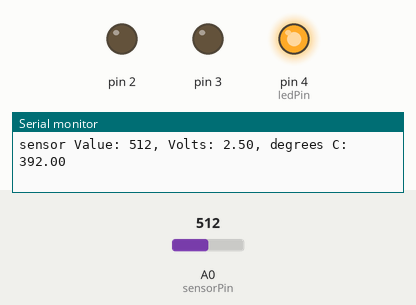
Bench run of a sketch on a simulated Arduino Uno, built with avr-gcc and run on an emulated ATmega328P. On the bench: output pins drawn as LEDs (lit = HIGH), the last lines printed to the serial monitor. Dashed ring = blinking. The inputs (shaded band) are chosen by the test bench; at power-on: A0 (sensorPin) = 512.

Above: at 1.2 s.
1.3 s: A0 (sensorPin) set to 122
4.3 s: A0 (sensorPin) set to 151
5.8 s: A0 (sensorPin) set to 170
At 6.4 s:
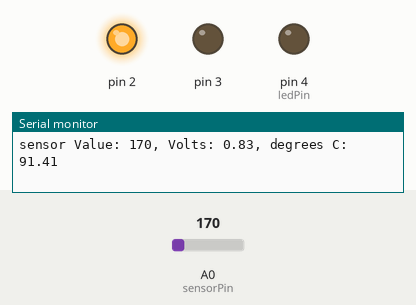
7.3 s: A0 (sensorPin) set to 306
At 7.8 s:
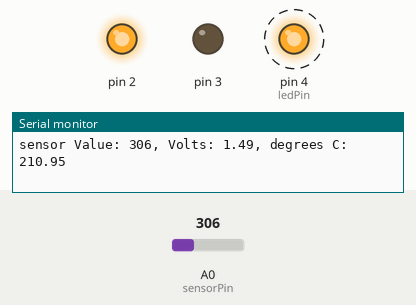
10.3 s: A0 (sensorPin) set to 75
At 11.3 s:
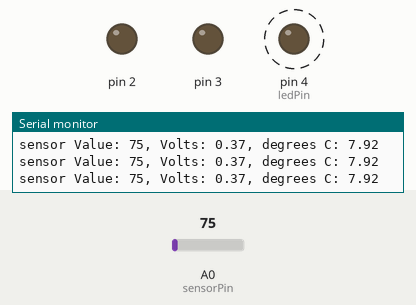
Timing chart, 0 to 12.8 s (numbered marks = the images above; inputs shaded):
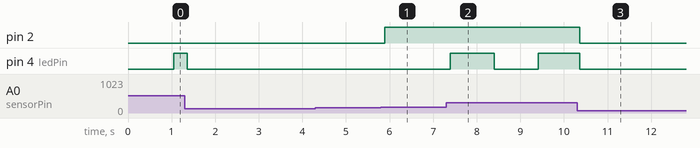

The sketch:

Fan_Speed_Controller_v1_0.ino
```cpp
//Fan Speed Controller v1.0
  //Created by Matthew Mason,
  //November 2013

const int sensorPin = A0;
const int ledPin = 4;
int ledState = LOW;
long previousMs = 0;
long interval = 1000;

void setup()
  {
  Serial.begin(9600);
  pinMode(2,OUTPUT);
  pinMode(3,OUTPUT);
  pinMode(ledPin,OUTPUT);
  digitalWrite(2, LOW);
  digitalWrite(3, LOW);
  digitalWrite(ledPin, LOW);
  }

void loop()
  {
  int sensorVal = analogRead(sensorPin);

  Serial.print("sensor Value: ");
  Serial.print(sensorVal);

  float voltage = (sensorVal/1024.0) * 5.0;

  Serial.print(", Volts: ");
  Serial.print(voltage);

  Serial.print(", degrees C: ");
  float cTemp = (voltage - .5) * 100;
  float fTemp = (cTemp * 9) / 5 + 32;
  Serial.println(fTemp);

  if(fTemp > 93)
    {
    unsigned long currentMs = millis();
    if(currentMs - previousMs > interval)
      {
      previousMs = currentMs;
      if(ledState == LOW)
        {
        ledState = HIGH;
        }
      else
        {
        ledState = LOW;
        }
      digitalWrite(ledPin, ledState);
      }
    }
  else if(fTemp > 92)
    {
    digitalWrite(2, LOW);
    digitalWrite(3, HIGH);
    ledState = LOW;
    digitalWrite(ledPin, ledState);
    }
  else if(fTemp > 85)
    {
    digitalWrite(2, HIGH);
    digitalWrite(3, LOW);
    ledState = LOW;
    digitalWrite(ledPin, ledState);
    }
  else
    {
    digitalWrite(2, LOW);
    digitalWrite(3, LOW);
    ledState = LOW;
    digitalWrite(ledPin, ledState);
    }
  }
```

Measured:
- after the input at 5.8 s, pin 2: LOW → HIGH after 0.09 s
- after the input at 7.3 s, pin 4 (ledPin): LOW → HIGH after 0.10 s, → LOW 1.0 s later, → HIGH 1.0 s later
- after the input at 10.3 s, pin 2: HIGH → LOW after 0.06 s
